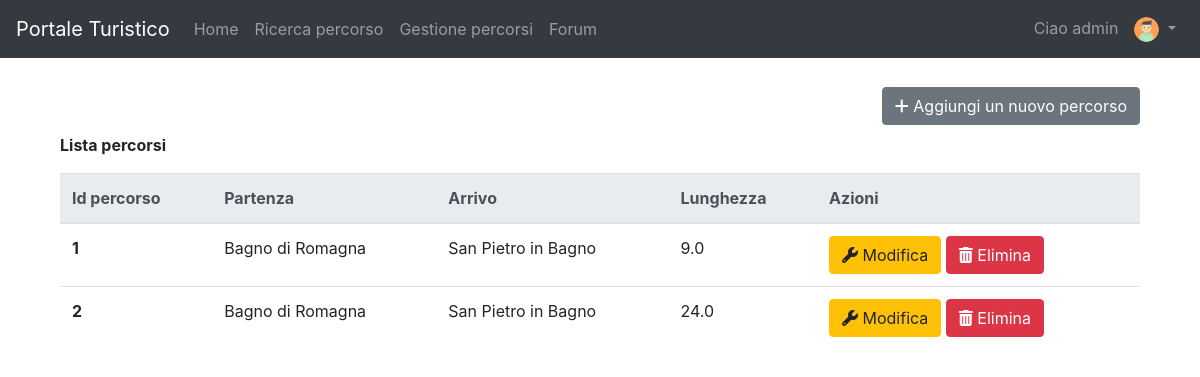
Before: /path/show/ (signed in) with the older database file.
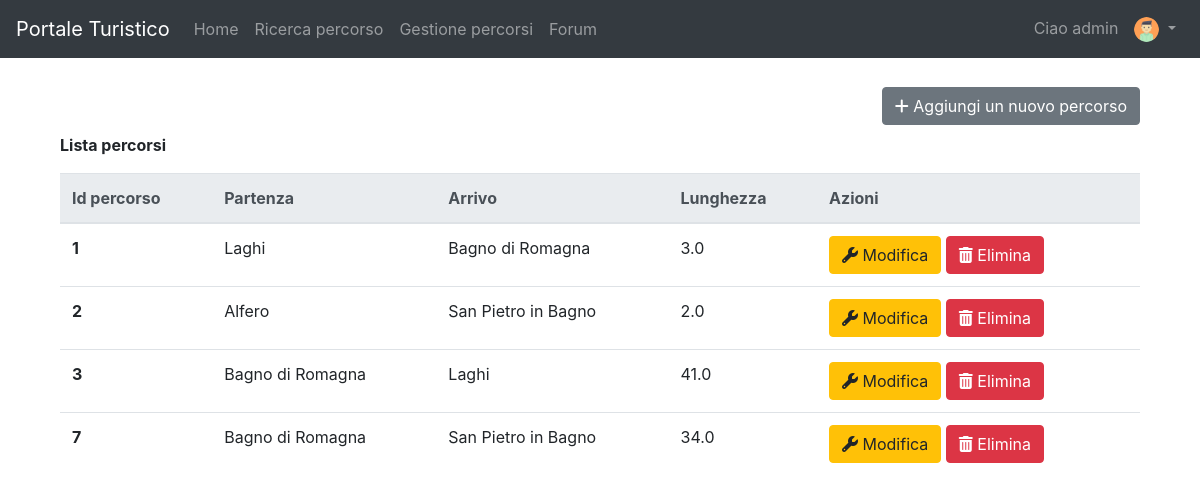
After: the same page with the newer database file.
### pathManagement/models.py (models this page shows, shortened)
class Path(models.Model):
    activityChoices = (
        ('relax', 'Relax'),
        ('didattica', 'Didattica'),
        ('esplorazione', 'Esplorazione'),
        ('escursionismo', 'Escursionismo'),
    )
    locationChoices = (
        ('bagnodiromagna', 'Bagno di Romagna'),
        ('sanpietroinbagno', 'San Pietro in Bagno'),
        ('acquapartita', 'Acquapartita'),
        ('laghi', 'Laghi'),
        ('alfero', 'Alfero'),
    )
    difficultyChoices = (
        ('facile', 'Facile'),
        ('medio', 'Medio'),
        ('difficile', 'Difficile'),
    )
    contextChoices = (
        ('collinare', 'Collinare'),
        ('urbano', 'Urbano'),
        ('fluviale', 'Fluviale'),
        ('boschivo', 'Boschivo'),
        ('laghi', 'Laghi'),
    )
    transportChoices = (
        ('automobile', 'Automobile'),
        ('bicidacittà', 'Bici da città'),
        ('piedi', 'Piedi'),
        ('mountainbike', 'Mountain bike'),
    )
    audienceChoices = (
        ('famiglia', 'Famiglia'),
        ('gruppi', 'Gruppi'),
        ('coppie', 'Coppie'),
        ('mobilitàridotta', 'Mobilità ridotta'),
        ('escursionisti', 'Escursionisti'),
        ('sportivi', 'Sportivi'),
    )
    id = models.PositiveIntegerField(primary_key=True)
    activity = models.CharField(max_length=30, choices=activityChoices)
    start = models.CharField(max_length=30, choices=locationChoices)
    end = models.CharField(max_length=30, choices=locationChoices)
    gradient = models.IntegerField()
    walkTime = models.PositiveIntegerField()
    bikeTime = models.PositiveIntegerField(blank=True, default=0)
    carriageablePath = models.FloatField(blank=True, default=0, validators=[MinValueValidator(0)])
    nonCarriageablePath = models.FloatField(blank=True, default=0, validators=[MinValueValidator(0)])
    totalKilometers = models.FloatField(editable=False, blank=True, default='0')
    difficulty = MultiSelectField(choices=difficultyChoices)
    difficultyImage = models.ImageField(blank=False, upload_to=user_directory_path)
    context = MultiSelectField(choices=contextChoices)
    contextImage = models.ImageField(blank=False, upload_to=user_directory_path)
    transport = MultiSelectField(choices=transportChoices)
    transportImage = models.ImageField(blank=False, upload_to=user_directory_path)
    audience = MultiSelectField(choices=audienceChoices)
    audienceImage = models.ImageField(blank=False, upload_to=user_directory_path)
    path = models.ImageField(blank=False, upload_to=user_directory_path)
    cover = models.ImageField(blank=False, upload_to=user_directory_path)
    class Meta:
        ordering = ['id']

### pathManagement/views.py (the view)
# urls.py: path('show/', ShowPath.as_view(), name='showPath'),
class ShowPath(ListView):
    model = Path
    template_name = 'showPath.html'

### pathManagement/templates/showPath.html (shortened to what this page needs)
{% extends 'base.html' %}
{% block slideshow %}
    <div class="container py-4">
        <div class="col-md-12">
            <div class="text-right py-2">
                <a class="btn btn-secondary" role="button" href="{% url 'insertPath' %}">
                    <i class="fa fa-plus" aria-hidden="true"></i>
                    Aggiungi un nuovo percorso
                </a>
            </div>
            <p><b>Lista percorsi</b></p>
            <table class="table">
                <thead class="thead-light">
                <tr>
                    <th scope="col">Id percorso</th>
                    <th scope="col">Partenza</th>
                    <th scope="col">Arrivo</th>
                    <th scope="col">Lunghezza</th>
                    <th scope="col">Azioni</th>
                </tr>
                </thead>
                <tbody>
                {% for object in object_list %}
                    <tr>
                        <th scope="row">{{ object.id }}</th>
                        <td>{{ object.get_start_display }}</td>
                        <td>{{ object.get_end_display }}</td>
                        <td>{{ object.totalKilometers }}</td>
                        <td>
                            <a class="btn btn-warning" role="button" href="{% url 'editPath' object.pk %}"><i
                                    class="fa fa-wrench"
                                    aria-hidden="true"></i>
                                Modifica
                            </a>
                            <a class="btn btn-danger" role="button" href="{% url 'removePath' object.pk %}">
                                <i class="fa fa-trash" aria-hidden="true"></i> Elimina
                            </a>
                        </td>
                    </tr>
                {% empty %}
                    <div class="alert alert-info" role="alert" style="text-align: center">
                        Nessun percorso ancora inserito, utilizza il pulsante
                        "Aggiungi un nuovo percorso"
                    </div>
                {% endfor %}
                </tbody>
            </table>
        </div>
    </div>
{% endblock %}

Changed rows visible on the page:
changed Path id 1: start "Bagno di Romagna" → "Laghi"; end "San Pietro in Bagno" → "Bagno di Romagna"; totalKilometers "9.0" → "3.0"
changed Path id 2: start "Bagno di Romagna" → "Alfero"; totalKilometers "24.0" → "2.0"
added Path: id "3", start "Bagno di Romagna", end "Laghi", totalKilometers "41.0"
added Path: id "7", start "Bagno di Romagna", end "San Pietro in Bagno", totalKilometers "34.0"
